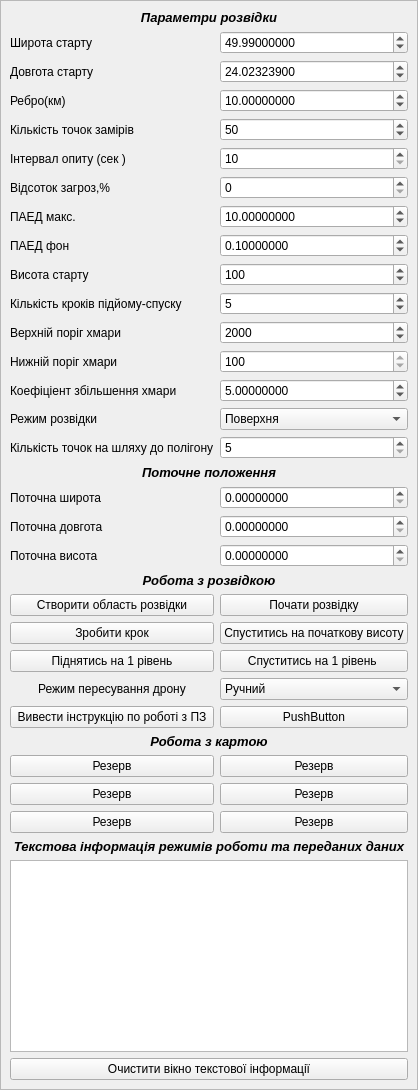
     <widget class="QWidget" name="widget" native="true">
      <layout class="QVBoxLayout" name="verticalLayout">
       <property name="leftMargin">
        <number>0</number>
       </property>
       <property name="topMargin">
        <number>0</number>
       </property>
       <property name="rightMargin">
        <number>0</number>
       </property>
       <property name="bottomMargin">
        <number>0</number>
       </property>
       <item>
        <layout class="QGridLayout" name="gridLayout">
         <item row="0" column="0">
          <widget class="QFrame" name="frame">
           <property name="sizePolicy">
            <sizepolicy hsizetype="Preferred" vsizetype="Preferred">
             <horstretch>0</horstretch>
             <verstretch>0</verstretch>
            </sizepolicy>
           </property>
           <property name="frameShape">
            <enum>QFrame::Shape::StyledPanel</enum>
           </property>
           <property name="frameShadow">
            <enum>QFrame::Shadow::Raised</enum>
           </property>
           <layout class="QVBoxLayout" name="verticalLayout_3">
            <item>
             <layout class="QGridLayout" name="gridLayout_3" columnstretch="0,0">
              <item row="5" column="0">
               <widget class="QLabel" name="label_6">
                <property name="text">
                 <string>Інтервал опиту (сек )</string>
                </property>
               </widget>
              </item>
              <item row="5" column="1">
               <widget class="QSpinBox" name="req_interval_box">
                <property name="minimum">
                 <number>10</number>
                </property>
                <property name="maximum">
                 <number>1000</number>
                </property>
               </widget>
              </item>
              <item row="4" column="1">
               <widget class="QSpinBox" name="point_number_box">
                <property name="maximum">
                 <number>10000</number>
                </property>
                <property name="value">
                 <number>50</number>
                </property>
               </widget>
              </item>
              <item row="33" column="0" colspan="2">
               <widget class="QTextEdit" name="textEdit">
                <property name="sizePolicy">
                 <sizepolicy hsizetype="Expanding" vsizetype="Expanding">
                  <horstretch>0</horstretch>
                  <verstretch>0</verstretch>
                 </sizepolicy>
                </property>
                <property name="font">
                 <font>
                  <pointsize>10</pointsize>
                  <bold>true</bold>
                 </font>
                </property>
                <property name="html">
                 <string>&lt;!DOCTYPE HTML PUBLIC &quot;-//W3C//DTD HTML 4.0//EN&quot; &quot;http://www.w3.org/TR/REC-html40/strict.dtd&quot;&gt;
&lt;html&gt;&lt;head&gt;&lt;meta name=&quot;qrichtext&quot; content=&quot;1&quot; /&gt;&lt;meta charset=&quot;utf-8&quot; /&gt;&lt;style type=&quot;text/css&quot;&gt;
p, li { white-space: pre-wrap; }
hr { height: 1px; border-width: 0; }
li.unchecked::marker { content: &quot;\2610&quot;; }
li.checked::marker { content: &quot;\2612&quot;; }
&lt;/style&gt;&lt;/head&gt;&lt;body style=&quot; font-family:'Segoe UI'; font-size:10pt; font-weight:700; font-style:normal;&quot;&gt;
&lt;p style=&quot;-qt-paragraph-type:empty; margin-top:0px; margin-bottom:0px; margin-left:0px; margin-right:0px; -qt-block-indent:0; text-indent:0px;&quot;&gt;&lt;br /&gt;&lt;/p&gt;&lt;/body&gt;&lt;/html&gt;</string>
                </property>
               </widget>
              </item>
              <item row="9" column="1">
               <widget class="QSpinBox" name="start_height_box">
                <property name="maximum">
                 <number>1000</number>
                </property>
                <property name="value">
                 <number>100</number>
                </property>
               </widget>
              </item>
              <item row="22" column="0" colspan="2">
               <widget class="QLabel" name="label_19">
                <property name="font">
                 <font>
                  <pointsize>10</pointsize>
                  <italic>true</italic>
                  <bold>true</bold>
                 </font>
                </property>
                <property name="text">
                 <string>Робота з розвідкою</string>
                </property>
                <property name="alignment">
                 <set>Qt::AlignmentFlag::AlignCenter</set>
                </property>
               </widget>
              </item>
              <item row="23" column="1">
               <widget class="QPushButton" name="start_reconn_but">
                <property name="text">
                 <string>Почати розвідку</string>
                </property>
               </widget>
              </item>
              <item row="29" column="0">
               <widget class="QPushButton" name="pushButton_11">
                <property name="text">
                 <string>Резерв</string>
                </property>
               </widget>
              </item>
              <item row="11" column="1">
               <widget class="QSpinBox" name="cloud__upper_level_box">
                <property name="minimum">
                 <number>500</number>
                </property>
                <property name="maximum">
                 <number>100000</number>
                </property>
                <property name="value">
                 <number>2000</number>
                </property>
               </widget>
              </item>
              <item row="20" column="0">
               <widget class="QLabel" name="label_17">
                <property name="text">
                 <string>Поточна довгота</string>
                </property>
               </widget>
              </item>
              <item row="8" column="1">
               <widget class="QDoubleSpinBox" name="paed_phone_box">
                <property name="decimals">
                 <number>8</number>
                </property>
                <property name="maximum">
                 <double>199.990000000000009</double>
                </property>
                <property name="singleStep">
                 <double>0.001000000000000</double>
                </property>
                <property name="value">
                 <double>0.100000000000000</double>
                </property>
               </widget>
              </item>
              <item row="16" column="0">
               <widget class="QLabel" name="label_39">
                <property name="text">
                 <string>Кількість точок на шляху до полігону</string>
                </property>
               </widget>
              </item>
              <item row="1" column="0">
               <widget class="QLabel" name="label_2">
                <property name="text">
                 <string>Широта старту</string>
                </property>
               </widget>
              </item>
              <item row="23" column="0">
               <widget class="QPushButton" name="create_reconn_area_but">
                <property name="text">
                 <string>Створити область розвідки</string>
                </property>
               </widget>
              </item>
              <item row="21" column="1">
               <widget class="QDoubleSpinBox" name="curr_height_box">
                <property name="decimals">
                 <number>8</number>
                </property>
                <property name="maximum">
                 <double>100000.000000000000000</double>
                </property>
                <property name="singleStep">
                 <double>0.001000000000000</double>
                </property>
               </widget>
              </item>
              <item row="21" column="0">
               <widget class="QLabel" name="label_18">
                <property name="text">
                 <string>Поточна висота</string>
                </property>
               </widget>
              </item>
              <item row="0" column="0" colspan="2">
               <widget class="QLabel" name="label">
                <property name="sizePolicy">
                 <sizepolicy hsizetype="Minimum" vsizetype="Fixed">
                  <horstretch>0</horstretch>
                  <verstretch>0</verstretch>
                 </sizepolicy>
                </property>
                <property name="font">
                 <font>
                  <pointsize>10</pointsize>
                  <italic>true</italic>
                  <bold>true</bold>
                 </font>
                </property>
                <property name="text">
                 <string>Параметри розвідки</string>
                </property>
                <property name="alignment">
                 <set>Qt::AlignmentFlag::AlignCenter</set>
                </property>
               </widget>
              </item>
              <item row="24" column="0">
               <widget class="QPushButton" name="take_step_but">
                <property name="text">
                 <string>Зробити крок</string>
                </property>
               </widget>
              </item>
              <item row="6" column="0">
               <widget class="QLabel" name="label_7">
                <property name="text">
                 <string>Відсоток загроз,%</string>
                </property>
               </widget>
              </item>
              <item row="20" column="1">
               <widget class="QDoubleSpinBox" name="curr_lon_box">
                <property name="decimals">
                 <number>8</number>
                </property>
                <property name="maximum">
                 <double>199.990000000000009</double>
                </property>
                <property name="singleStep">
                 <double>0.001000000000000</double>
                </property>
               </widget>
              </item>
              <item row="13" column="1">
               <widget class="QDoubleSpinBox" name="cloud__increment_coeff_box_2">
                <property name="decimals">
                 <number>8</number>
                </property>
                <property name="minimum">
                 <double>2.000000000000000</double>
                </property>
                <property name="maximum">
                 <double>199.990000000000009</double>
                </property>
                <property name="singleStep">
                 <double>0.001000000000000</double>
                </property>
                <property name="value">
                 <double>5.000000000000000</double>
                </property>
               </widget>
              </item>
              <item row="14" column="0">
               <widget class="QLabel" name="label_14">
                <property name="text">
                 <string>Режим розвідки</string>
                </property>
               </widget>
              </item>
              <item row="24" column="1">
               <widget class="QPushButton" name="descend_start_height_but">
                <property name="text">
                 <string>Спуститись на початкову висоту</string>
                </property>
               </widget>
              </item>
              <item row="27" column="0">
               <widget class="QPushButton" name="pushButton_show_instruction">
                <property name="text">
                 <string>Вивести інструкцію по роботі з ПЗ</string>
                </property>
               </widget>
              </item>
              <item row="31" column="1">
               <widget class="QPushButton" name="pushButton_16">
                <property name="text">
                 <string>Резерв</string>
                </property>
               </widget>
              </item>
              <item row="11" column="0">
               <widget class="QLabel" name="label_12">
                <property name="text">
                 <string>Верхній поріг хмари</string>
                </property>
               </widget>
              </item>
              <item row="34" column="0" colspan="2">
               <widget class="QPushButton" name="pushButton_clear">
                <property name="text">
                 <string>Очистити вікно текстової інформації</string>
                </property>
               </widget>
              </item>
              <item row="14" column="1">
               <widget class="QComboBox" name="recogn_mode_combo">
                <property name="sizePolicy">
                 <sizepolicy hsizetype="Preferred" vsizetype="Fixed">
                  <horstretch>0</horstretch>
                  <verstretch>0</verstretch>
                 </sizepolicy>
                </property>
                <item>
                 <property name="text">
                  <string>Поверхня</string>
                 </property>
                </item>
                <item>
                 <property name="text">
                  <string>Хмара</string>
                 </property>
                </item>
               </widget>
              </item>
              <item row="26" column="1">
               <widget class="QComboBox" name="move_mode_combo">
                <item>
                 <property name="text">
                  <string>Ручний</string>
                 </property>
                </item>
                <item>
                 <property name="text">
                  <string>Авто</string>
                 </property>
                </item>
               </widget>
              </item>
              <item row="13" column="0">
               <widget class="QLabel" name="label_13">
                <property name="text">
                 <string>Коефіціент збільшення хмари</string>
                </property>
               </widget>
              </item>
              <item row="2" column="1">
               <widget class="QDoubleSpinBox" name="start_lon_box">
                <property name="decimals">
                 <number>8</number>
                </property>
                <property name="maximum">
                 <double>199.990000000000009</double>
                </property>
                <property name="singleStep">
                 <double>0.001000000000000</double>
                </property>
                <property name="value">
                 <double>24.023239000000000</double>
                </property>
               </widget>
              </item>
              <item row="32" column="0" colspan="2">
               <widget class="QLabel" name="label_22">
                <property name="font">
                 <font>
                  <pointsize>10</pointsize>
                  <italic>true</italic>
                  <bold>true</bold>
                 </font>
                </property>
                <property name="text">
                 <string>Текстова інформація режимів роботи та переданих даних</string>
                </property>
                <property name="alignment">
                 <set>Qt::AlignmentFlag::AlignCenter</set>
                </property>
               </widget>
              </item>
              <item row="19" column="1">
               <widget class="QDoubleSpinBox" name="curr_lat_box">
                <property name="decimals">
                 <number>8</number>
                </property>
                <property name="maximum">
                 <double>199.990000000000009</double>
                </property>
                <property name="singleStep">
                 <double>0.001000000000000</double>
                </property>
               </widget>
              </item>
              <item row="31" column="0">
               <widget class="QPushButton" name="pushButton_15">
                <property name="text">
                 <string>Резерв</string>
                </property>
               </widget>
              </item>
              <item row="30" column="1">
               <widget class="QPushButton" name="pushButton_14">
                <property name="text">
                 <string>Резерв</string>
                </property>
               </widget>
              </item>
              <item row="3" column="1">
               <widget class="QDoubleSpinBox" name="edge_square_box">
                <property name="decimals">
                 <number>8</number>
                </property>
                <property name="maximum">
                 <double>199.990000000000009</double>
                </property>
                <property name="singleStep">
                 <double>0.001000000000000</double>
                </property>
                <property name="value">
                 <double>10.000000000000000</double>
                </property>
               </widget>
              </item>
              <item row="10" column="1">
               <widget class="QSpinBox" name="num_lift_step_box">
                <property name="minimum">
                 <number>2</number>
                </property>
                <property name="maximum">
                 <number>100</number>
                </property>
                <property name="value">
                 <number>5</number>
                </property>
               </widget>
              </item>
              <item row="7" column="1">
               <widget class="QDoubleSpinBox" name="paed_max_box">
                <property name="decimals">
                 <number>8</number>
                </property>
                <property name="maximum">
                 <double>199.990000000000009</double>
                </property>
                <property name="singleStep">
                 <double>0.001000000000000</double>
                </property>
                <property name="value">
                 <double>10.000000000000000</double>
                </property>
               </widget>
              </item>
              <item row="30" column="0">
               <widget class="QPushButton" name="pushButton_13">
                <property name="text">
                 <string>Резерв</string>
                </property>
               </widget>
              </item>
              <item row="12" column="0">
               <widget class="QLabel" name="label_21">
                <property name="text">
                 <string>Нижній поріг хмари</string>
                </property>
               </widget>
              </item>
              <item row="8" column="0">
               <widget class="QLabel" name="label_9">
                <property name="text">
                 <string>ПАЕД фон</string>
                </property>
               </widget>
              </item>
              <item row="25" column="0">
               <widget class="QPushButton" name="up_1_level_but">
                <property name="text">
                 <string>Піднятись на 1 рівень</string>
                </property>
               </widget>
              </item>
              <item row="3" column="0">
               <widget class="QLabel" name="label_4">
                <property name="text">
                 <string>Ребро(км)</string>
                </property>
               </widget>
              </item>
              <item row="7" column="0">
               <widget class="QLabel" name="label_8">
                <property name="text">
                 <string>ПАЕД макс.</string>
                </property>
               </widget>
              </item>
              <item row="27" column="1">
               <widget class="QPushButton" name="pushButton_10">
                <property name="text">
                 <string>PushButton</string>
                </property>
               </widget>
              </item>
              <item row="12" column="1">
               <widget class="QSpinBox" name="cloud__lower_level_box">
                <property name="readOnly">
                 <bool>true</bool>
                </property>
                <property name="minimum">
                 <number>50</number>
                </property>
                <property name="maximum">
                 <number>100000</number>
                </property>
                <property name="value">
                 <number>100</number>
                </property>
               </widget>
              </item>
              <item row="4" column="0">
               <widget class="QLabel" name="label_5">
                <property name="text">
                 <string>Кількість точок замірів</string>
                </property>
               </widget>
              </item>
              <item row="26" column="0">
               <widget class="QLabel" name="label_23">
                <property name="text">
                 <string>Режим пересування дрону</string>
                </property>
                <property name="alignment">
                 <set>Qt::AlignmentFlag::AlignCenter</set>
                </property>
               </widget>
              </item>
              <item row="18" column="0" colspan="2">
               <widget class="QLabel" name="label_15">
                <property name="font">
                 <font>
                  <pointsize>10</pointsize>
                  <italic>true</italic>
                  <bold>true</bold>
                 </font>
                </property>
                <property name="text">
                 <string>Поточне положення</string>
                </property>
                <property name="alignment">
                 <set>Qt::AlignmentFlag::AlignCenter</set>
                </property>
               </widget>
              </item>
              <item row="9" column="0">
               <widget class="QLabel" name="label_10">
                <property name="text">
                 <string>Висота старту</string>
                </property>
               </widget>
              </item>
              <item row="1" column="1">
               <widget class="QDoubleSpinBox" name="start_lat_box">
                <property name="decimals">
                 <number>8</number>
                </property>
                <property name="maximum">
                 <double>199.990000000000009</double>
                </property>
                <property name="singleStep">
                 <double>0.000100000000000</double>
                </property>
                <property name="value">
                 <double>49.990000000000002</double>
                </property>
               </widget>
              </item>
              <item row="29" column="1">
               <widget class="QPushButton" name="pushButton_12">
                <property name="text">
                 <string>Резерв</string>
                </property>
               </widget>
              </item>
              <item row="25" column="1">
               <widget class="QPushButton" name="put_1_level_bu">
                <property name="text">
                 <string>Спуститись на 1 рівень </string>
                </property>
               </widget>
              </item>
              <item row="19" column="0">
               <widget class="QLabel" name="label_16">
                <property name="text">
                 <string>Поточна широта</string>
                </property>
               </widget>
              </item>
              <item row="10" column="0">
               <widget class="QLabel" name="label_11">
                <property name="text">
                 <string>Кількість кроків підйому-спуску</string>
                </property>
               </widget>
              </item>
              <item row="6" column="1">
               <widget class="QSpinBox" name="threat_percent_box"/>
              </item>
              <item row="28" column="0" colspan="2">
               <widget class="QLabel" name="label_20">
                <property name="font">
                 <font>
                  <pointsize>10</pointsize>
                  <italic>true</italic>
                  <bold>true</bold>
                 </font>
                </property>
                <property name="text">
                 <string>Робота з картою</string>
                </property>
                <property name="alignment">
                 <set>Qt::AlignmentFlag::AlignCenter</set>
                </property>
               </widget>
              </item>
              <item row="2" column="0">
               <widget class="QLabel" name="label_3">
                <property name="text">
                 <string>Довгота старту</string>
                </property>
               </widget>
              </item>
              <item row="16" column="1">
               <widget class="QSpinBox" name="spinBox_path_to_zone">
                <property name="minimum">
                 <number>5</number>
                </property>
                <property name="maximum">
                 <number>1000</number>
                </property>
               </widget>
              </item>
             </layout>
            </item>
           </layout>
          </widget>
         </item>
        </layout>
       </item>
      </layout>
     </widget>
